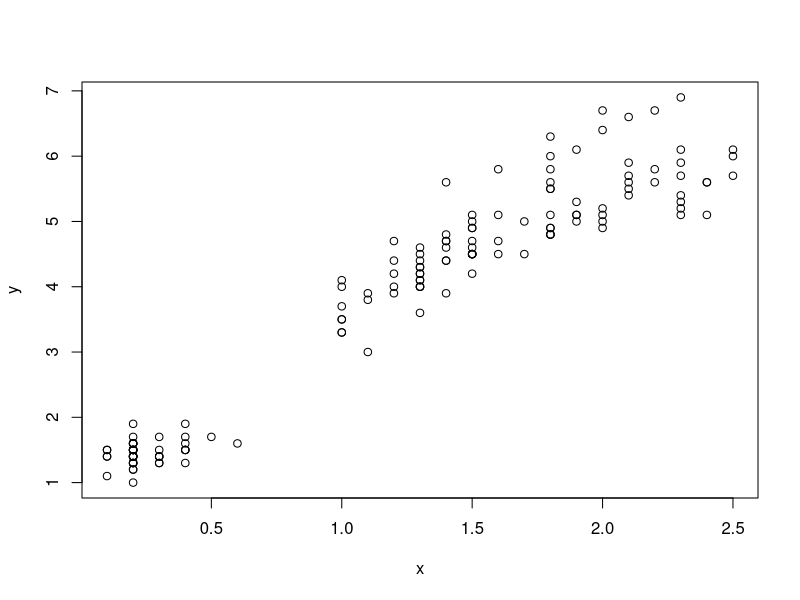
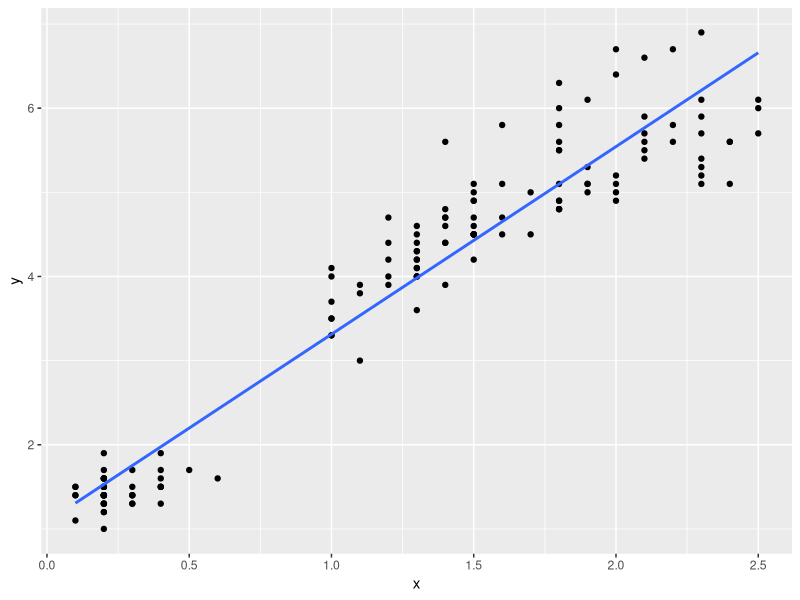
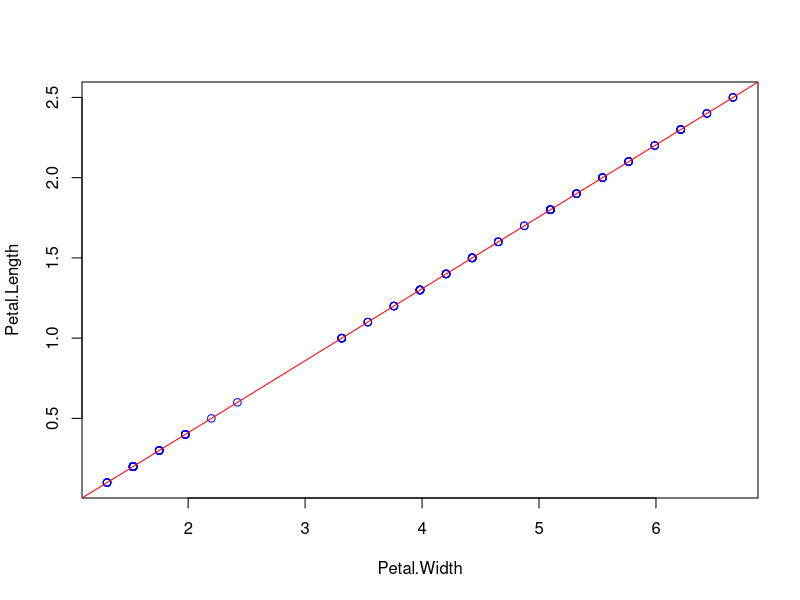

Here is the R script that generated these plots, in order:
df <- iris

x <- df$Petal.Width #independent value
y <- df$Petal.Length #depend value

plot(y ~ x)

library(ggplot2)
library(dplyr)

ggplot(df, aes(x, y)) +
  geom_point() +
  geom_smooth(method = 'lm', se = F)

#apply the linear model function
model <- lm(y ~ x)
print(summary(model))


y = 1.08356 + 2.22994 * x

cor(y,x)

a <- data.frame(x = 170)
result <-  predict(model,a)
print(result)

plot(y, x, col = "blue", xlab = "Petal.Width", ylab = "Petal.Length")
abline(lm(x ~ y), col = "red")
